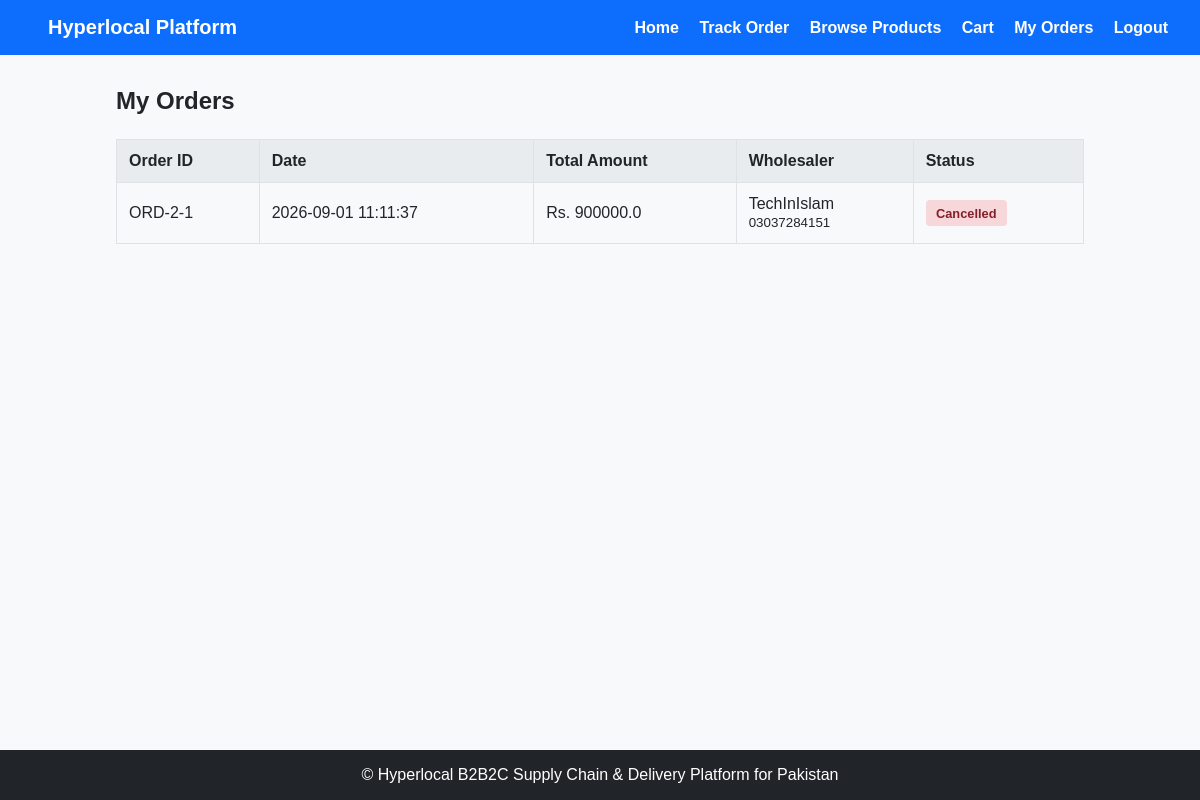
Page /shopkeeper/orders (signed in) on the committed database.
### tables this page shows
CREATE TABLE orders (
            id INTEGER PRIMARY KEY AUTOINCREMENT,
            shopkeeper_id INTEGER NOT NULL,
            wholesaler_id INTEGER NOT NULL,
            address_id INTEGER NOT NULL,
            total_amount REAL NOT NULL,
            status TEXT NOT NULL,
            created_at TEXT NOT NULL,
            FOREIGN KEY (shopkeeper_id) REFERENCES users(id),
            FOREIGN KEY (wholesaler_id) REFERENCES users(id),
            FOREIGN KEY (address_id) REFERENCES addresses(id)
        );

CREATE TABLE users (
            id INTEGER PRIMARY KEY AUTOINCREMENT,
            name TEXT NOT NULL,
            email TEXT NOT NULL UNIQUE,
            password TEXT NOT NULL,
            role TEXT NOT NULL,
            phone TEXT NOT NULL UNIQUE,
            business_name TEXT,
            created_AT TEXT NOT NULL
        );

### app.py (the view)
@app.route("/shopkeeper/orders")
def shopkeeper_orders():
    if not has_role("Shopkeeper"):
        flash("Access denied.", "error")
        return redirect(url_for("login"))
    connection = get_db_connection()
    orders = connection.execute("""
        SELECT orders.*,
               COALESCE(users.business_name, users.name) AS wholesaler_name,
               users.phone AS wholesaler_phone
        FROM orders
        JOIN users ON orders.wholesaler_id = users.id
        WHERE orders.shopkeeper_id = ?
        ORDER BY orders.id DESC
    """, (session["user_id"],)).fetchall()
    connection.close()
    return render_template(
        "shopkeeper/orders.html",
        orders=orders
    )

### app.py (called while the page is built)
def is_logged_in():
    return "user_id" in session

def has_role(role):
    return is_logged_in() and session.get("user_role") == role

### database/database.py (called while the page is built)
def get_db_connection():
    connection= sqlite3.connect(DATABASE)
    connection.row_factory = sqlite3.Row
    return connection

### templates/shopkeeper/orders.html (shortened to what this page needs)
{% extends "base.html" %}
{% block content %}
<div class="orders-container">
    <h2>My Orders</h2>
    <table class="data-table">
        <thead>
            <tr>
                <th>Order ID</th>
                <th>Date</th>
                <th>Total Amount</th>
                <th>Wholesaler</th>
                <th>Status</th>
            </tr>
        </thead>
        <tbody>
            {% for order in orders %}
            <tr>
                <td>ORD-{{ order.shopkeeper_id }}-{{ order.id }}</td>
                <td>{{ order.created_at }}</td>
                <td>Rs. {{ order.total_amount }}</td>
                <td>{{ order.wholesaler_name }}
                        {% if order.wholesaler_phone %}
                        <br><small class="text-muted">{{ order.wholesaler_phone }}</small>
                    {% endif %}</td>
                <td>
 <span class="badge badge-{{ 'warning' if order.status == 'Pending'
                        else 'danger' if order.status == 'Cancelled'
                        else 'success' }}">
    {{ order.status }}
</span>
</td>
            </tr>
            {% endfor %}
        </tbody>
    </table>
</div>
{% endblock %}

### static/css/style.css (style rules this page uses)
* { box-sizing: border-box; margin: 0; padding: 0; font-family: Arial, sans-serif; }
body { background-color: #f8f9fa; color: #212529; display: flex; flex-direction: column; min-height: 100vh; }
.orders-container { width: 100%; }
.orders-container h2 { margin-bottom: 1.5rem; }
table { width: 100%; border-collapse: collapse; margin-top: 1rem; }
.data-table { width: 100%; border-collapse: collapse; }
th, td { padding: 0.75rem; border: 1px solid #dee2e6; text-align: left; }
th { background-color: #e9ecef; }
.badge { display: inline-block; padding: 0.35rem 0.65rem; border-radius: 4px; font-size: 0.8rem; font-weight: bold; }
.badge-danger { background-color: #f8d7da; color: #842029; }

### rows in the picture
orders: shopkeeper_id "2", id "1", created_at "2026-09-01 11:11:37", total_amount "900000.0", wholesaler_name "TechInIslam", wholesaler_phone "03037284151", status "Cancelled"
